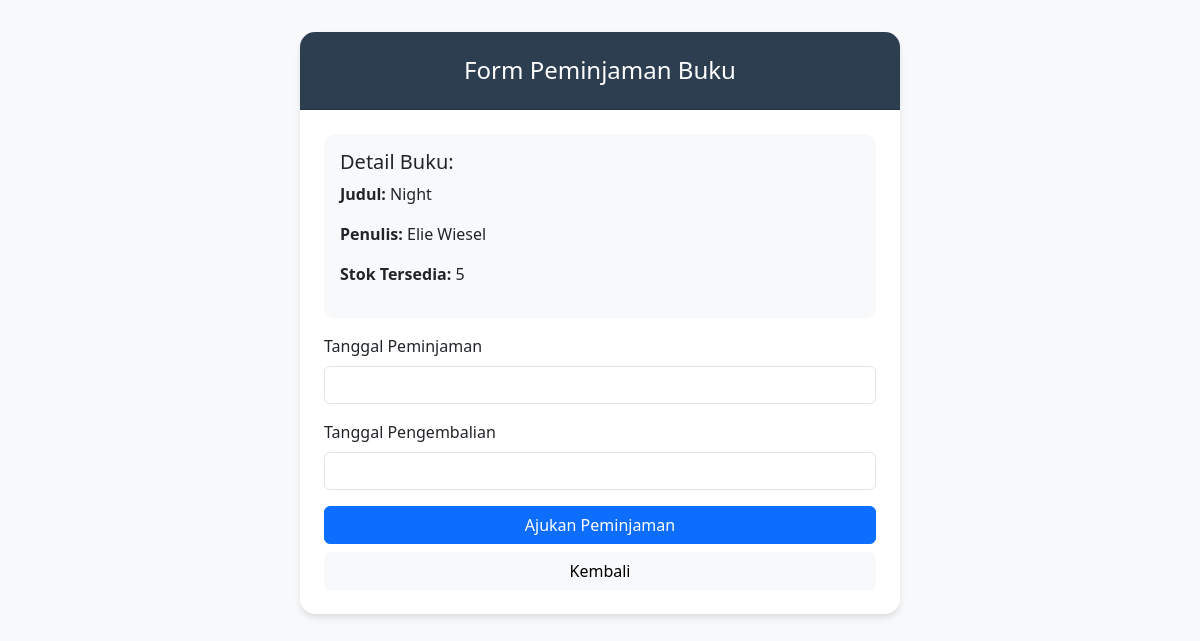
/form_peminjaman.php?book_id=4 (signed in), run on the app's committed database.
### tables this page shows
CREATE TABLE `buku` (
  `id` int(11) NOT NULL,
  `judul` varchar(100) NOT NULL,
  `penulis` varchar(100) NOT NULL,
  `rekomendasi_usia` int(11) DEFAULT NULL,
  `cover` varchar(255) DEFAULT NULL,
  `deskripsi` text DEFAULT NULL,
  `stok` int(11) DEFAULT 0
);

### form_peminjaman.php (the view, shortened to what this page needs)
<?php
require_once 'config.php';
$book_id = isset($_GET['book_id']) ? $_GET['book_id'] : '';
if ($book_id) {
    $sql = "SELECT * FROM buku WHERE id = '$book_id'";
    $result = mysqli_query($conn, $sql);
    $book = mysqli_fetch_assoc($result);
}
?>
<!DOCTYPE html>
<html lang="en">
<head>
    <link href="https://cdn.jsdelivr.net/npm/bootstrap@5.3.0/dist/css/bootstrap.min.css" rel="stylesheet">
    <link rel="stylesheet" href="https://cdn.jsdelivr.net/npm/flatpickr/dist/flatpickr.min.css">
</head>
<body>
    <div class="container">
        <div class="form-container">
            <div class="card">
                <div class="card-header text-center">
                    <h4 class="mb-0">Form Peminjaman Buku</h4>
                </div>
                <div class="card-body p-4">
                    <?php if(isset($book)): ?>
                        <div class="book-details">
                            <h5>Detail Buku:</h5>
                            <p><strong>Judul:</strong> <?php echo htmlspecialchars($book['judul']); ?></p>
                            <p><strong>Penulis:</strong> <?php echo htmlspecialchars($book['penulis'] ?? 'Tidak ada data'); ?></p>
                            <p>
                                <strong>Stok Tersedia:</strong>
                                <span class="<?php echo $book['stok'] == 0 ? 'stock-warning' : ''; ?>">
                                    <?php echo htmlspecialchars($book['stok']); ?>
                                </span>
                            </p>
                        </div>
                        <?php if($book['stok'] > 0): ?>
                            <form method="POST" action="">
                                <div class="mb-3">
                                    <label class="form-label">Tanggal Peminjaman</label>
                                    <input type="text" class="form-control datepicker" name="tanggal_pinjam" required>
                                </div>
                                <div class="mb-3">
                                    <label class="form-label">Tanggal Pengembalian</label>
                                    <input type="text" class="form-control datepicker" name="tanggal_kembali" required>
                                </div>
                                <div class="d-grid gap-2">
                                    <button type="submit" class="btn btn-primary">Ajukan Peminjaman</button>
                                    <a href="user_dashboard.php" class="btn btn-light">Kembali</a>
                                </div>
                            </form>
                        <?php endif; ?>
                    <?php endif; ?>
                </div>
            </div>
        </div>
    </div>
</body>
</html>

### form_peminjaman.php (style rules this page uses)
body { background-color: #f8f9fa; }
.form-container { max-width: 600px; margin: 2rem auto; }
.card { border: none; border-radius: 15px; box-shadow: 0 4px 6px rgba(0, 0, 0, 0.1); }
.card-header { background-color: #2c3e50; color: white; border-radius: 15px 15px 0 0 !important; padding: 1.5rem; }
.book-details { background-color: #f8f9fa; padding: 1rem; border-radius: 10px; margin-bottom: 1rem; }

### data on the page
buku: judul "Night", penulis "Elie Wiesel", stok "5"
